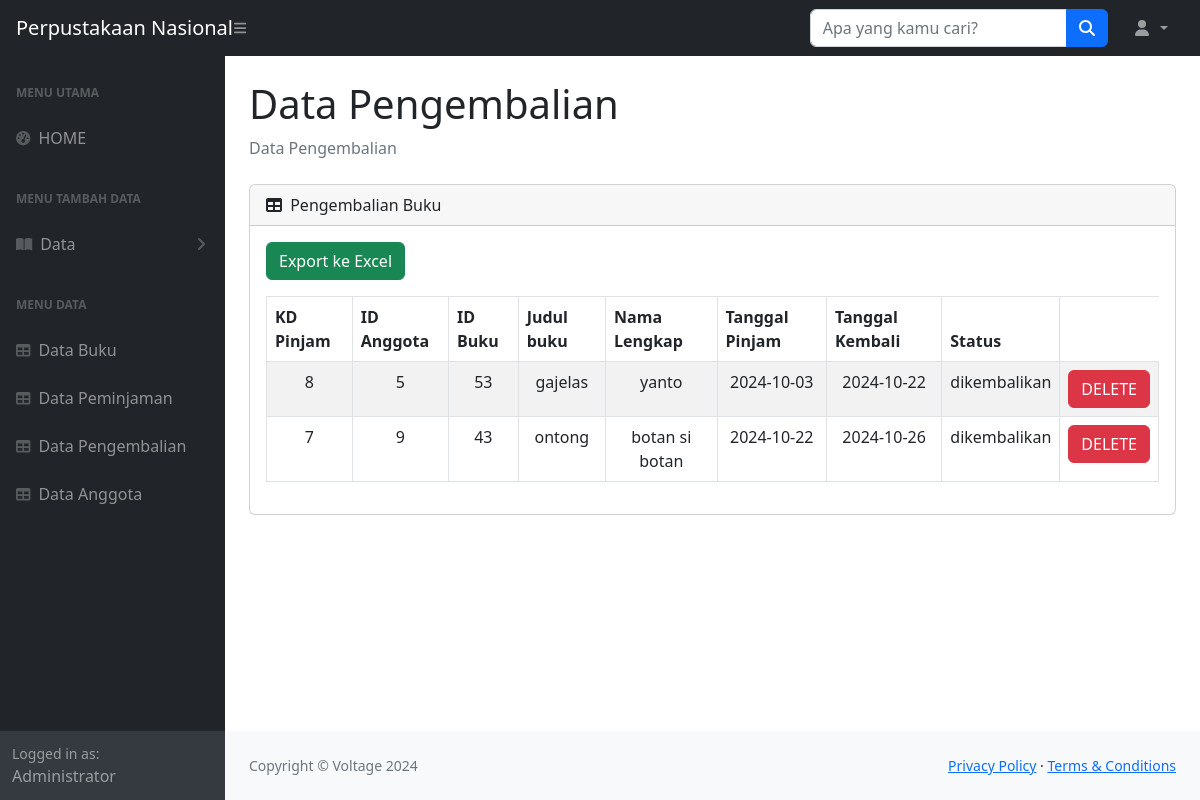
The app's page /perpustakan/pengembalian.php with its own data.
### tables this page shows
CREATE TABLE `perpustakan_peminjaman` (
  `kd_pinjam` int(10) NOT NULL,
  `tgl_pinjam` date NOT NULL,
  `tgl_kembali` date NOT NULL,
  `id_anggota` int(10) NOT NULL,
  `id_buku` int(10) NOT NULL,
  `judul_buku` varchar(255) NOT NULL,
  `nama_lengkap` varchar(255) NOT NULL,
  `status` varchar(50) DEFAULT 'dipinjam'
);

### perpustakan/pengembalian.php (the view, shortened to what this page needs)
<?php
include_once("koneksi.php");
$result = $mysqli->query("SELECT kd_pinjam, id_anggota, id_buku, judul_buku, nama_lengkap, tgl_pinjam, tgl_kembali, status
                          FROM perpustakan_peminjaman WHERE status = 'dikembalikan' ORDER BY kd_pinjam DESC");
?>
<!DOCTYPE html>
<html lang="en">
<head>
    <link href="https://cdn.jsdelivr.net/npm/simple-datatables@7.1.2/dist/style.min.css" rel="stylesheet" />
    <link href="css/styles.css" rel="stylesheet" />
</head>
<body class="sb-nav-fixed">
    <nav class="sb-topnav navbar navbar-expand navbar-dark bg-dark">
        <a class="navbar-brand ps-3" href="buku1.php">Perpustakaan Nasional</a>
        <button class="btn btn-link btn-sm order-1 order-lg-0 me-4 me-lg-0" id="sidebarToggle" href="#!">
            <i class="fas fa-bars"></i>
        </button>
        <form class="d-none d-md-inline-block form-inline ms-auto me-0 me-md-3 my-2 my-md-0">
            <div class="input-group">
                <input class="form-control" type="text" placeholder="Apa yang kamu cari?" aria-label="Apa yang kamu cari?" aria-describedby="btnNavbarSearch" />
                <button class="btn btn-primary" id="btnNavbarSearch" type="button">
                    <i class="fas fa-search"></i>
                </button>
            </div>
        </form>
        <ul class="navbar-nav ms-auto ms-md-0 me-3 me-lg-4">
            <li class="nav-item dropdown">
                <a class="nav-link dropdown-toggle" id="navbarDropdown" href="#" role="button" data-bs-toggle="dropdown" aria-expanded="false">
                    <i class="fas fa-user fa-fw"></i>
                </a>
            </li>
        </ul>
    </nav>
    <div id="layoutSidenav">
        <div id="layoutSidenav_nav">
            <nav class="sb-sidenav accordion sb-sidenav-dark" id="sidenavAccordion">
                <div class="sb-sidenav-menu">
                    <div class="nav">
                        <div class="sb-sidenav-menu-heading">Menu Utama</div>
                        <a class="nav-link" href="buku1.php">
                            <div class="sb-nav-link-icon"><i class="fas fa-tachometer-alt"></i></div>
                            HOME
                        </a>
                        <div class="sb-sidenav-menu-heading">Menu Tambah Data</div>
                        <a class="nav-link collapsed" href="#" data-bs-toggle="collapse" data-bs-target="#collapsePages" aria-expanded="false" aria-controls="collapsePages">
                            <div class="sb-nav-link-icon"><i class="fas fa-book-open"></i></div>
                            Data
                            <div class="sb-sidenav-collapse-arrow"><i class="fas fa-angle-down"></i></div>
                        </a>
                        <div class="sb-sidenav-menu-heading">Menu Data</div>
                        <a class="nav-link" href="buku.php">
                            <div class="sb-nav-link-icon"><i class="fas fa-table"></i></div>
                            Data Buku
                        </a>
                        <a class="nav-link" href="perpustakan_pinjaman.php">
                            <div class="sb-nav-link-icon"><i class="fas fa-table"></i></div>
                            Data Peminjaman
                        </a>
                        <a class="nav-link" href="pengembalian.php">
                            <div class="sb-nav-link-icon"><i class="fas fa-table"></i></div>
                            Data Pengembalian
                        </a>
                        <a class="nav-link" href="anggota.php">
                            <div class="sb-nav-link-icon"><i class="fas fa-table"></i></div>
                            Data Anggota
                        </a>
                    </div>
                </div>
                <div class="sb-sidenav-footer">
                    <div class="small">Logged in as:</div>
                    Administrator
                </div>
            </nav>
        </div>
        <div id="layoutSidenav_content">
            <main>
                <div class="container-fluid px-4">
                    <h1 class="mt-4">Data Pengembalian</h1>
                    <ol class="breadcrumb mb-4">
                        <li class="breadcrumb-item active">Data Pengembalian</li>
                    </ol>
                    <div class="card mb-4">
                        <div class="card-header">
                            <i class="fas fa-table me-1"></i>
                            Pengembalian Buku
                        </div>
                        <div class="card-body">
                        <div class="mb-3">
                        <a class="btn btn-success" href="export_excel4.php">Export ke Excel</a>
                        </div>
                            <table id="datatablesSimple" class="table table-striped table-bordered">
                                <thead>
                                    <tr>
                                        <th>KD Pinjam</th>
                                        <th>ID Anggota</th>
                                        <th>ID Buku</th>
                                        <th>Judul buku</th>
                                        <th>Nama Lengkap</th>
                                        <th>Tanggal Pinjam</th>
                                        <th>Tanggal Kembali</th>
                                        <th>Status</th>
                                    </tr>
                                </thead>
                                <tbody id="data-body">
                                    <?php
                                    while ($user_data = mysqli_fetch_array($result)) {
                                        echo "<tr>";
                                        echo "<td><center>" . $user_data['kd_pinjam'] . "</center></td>";
                                        echo "<td><center>" . $user_data['id_anggota'] . "</center></td>";
                                        echo "<td><center>" . $user_data['id_buku'] . "</center></td>";
                                        echo "<td><center>" . $user_data['judul_buku'] . "</center></td>";
                                        echo "<td><center>" . $user_data['nama_lengkap'] . "</center></td>";
                                        echo "<td><center>" . $user_data['tgl_pinjam'] . "</center></td>";
                                        echo "<td><center>" . $user_data['tgl_kembali'] . "</center></td>";
                                        echo "<td><center>" . $user_data['status'] . "</center></td>";
                                        echo "<td><center>
                                        <a href='delete2.php?kd_pinjam={$user_data['kd_pinjam']}' class='btn btn-danger'>DELETE</a>
                                        </center></td>";
                                        echo "</tr>";
                                    }
                                    ?>
                                </tbody>
                            </table>
                        </div>
                    </div>
                </div>
            </main>
            <footer class="py-4 bg-light mt-auto">
                <div class="container-fluid px-4">
                    <div class="d-flex align-items-center justify-content-between small">
                        <div class="text-muted">Copyright &copy; Voltage 2024</div>
                        <div>
                            <a href="#">Privacy Policy</a>
                            &middot;
                            <a href="#">Terms &amp; Conditions</a>
                        </div>
                    </div>
                </div>
            </footer>
        </div>
    </div>
</body>
</html>

### records on screen
perpustakan_peminjaman: kd_pinjam "8", id_anggota "5", id_buku "53", judul_buku "gajelas", nama_lengkap "yanto", tgl_pinjam "2024-10-03", tgl_kembali "2024-10-22", status "dikembalikan"
perpustakan_peminjaman: kd_pinjam "7", id_anggota "9", id_buku "43", judul_buku "ontong", nama_lengkap "botan si botan", tgl_pinjam "2024-10-22", tgl_kembali "2024-10-26", status "dikembalikan"
